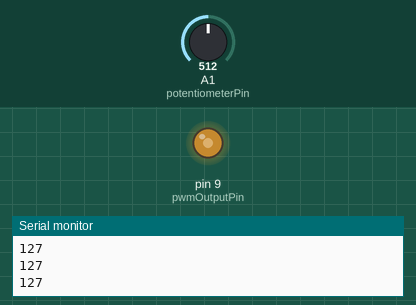
A sketch run on a simulated Arduino Uno, built with avr-gcc and run on an emulated ATmega328P. Shown: output pins drawn as LEDs (lit = HIGH), the last lines printed to the serial monitor. The inputs (shaded band) are chosen by the test bench; at power-on: A1 (potentiometerPin) = 512.

Above: at 1.2 s.
1.3 s: A1 (potentiometerPin) set to 716
At 2.1 s:
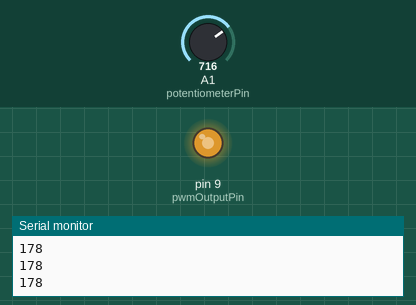
2.8 s: A1 (potentiometerPin) set to 900
At 3.4 s:
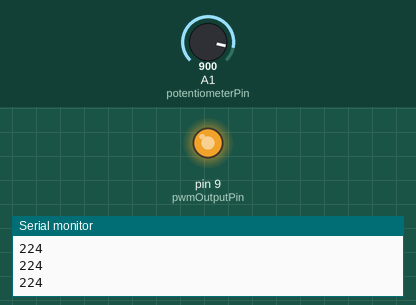
4.3 s: A1 (potentiometerPin) set to 122
At 5.5 s:
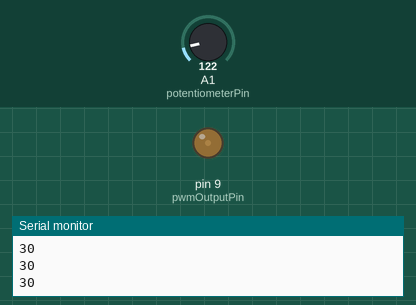
5.8 s: A1 (potentiometerPin) set to 0
At 6.8 s:
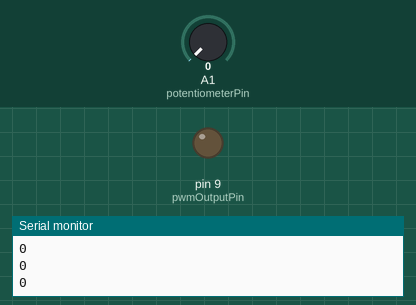
7.3 s: A1 (potentiometerPin) set to 511
At 7.9 s:
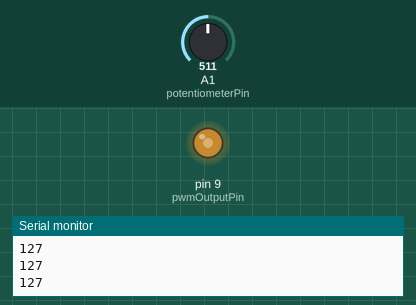
Timing chart, 0 to 9.8 s (numbered marks = the images above; inputs shaded):
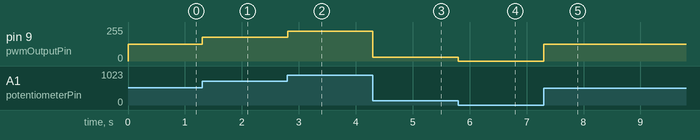

Measured:
- after the input at 1.3 s, pin 9 (pwmOutputPin): 127/255 → 178/255 at once
- after the input at 2.8 s, pin 9 (pwmOutputPin): 178/255 → 224/255 at once
- after the input at 4.3 s, pin 9 (pwmOutputPin): 224/255 → 30/255 at once
- after the input at 5.8 s, pin 9 (pwmOutputPin): 30/255 → 0/255 at once
- after the input at 7.3 s, pin 9 (pwmOutputPin): 0/255 → 127/255 at once

The sketch:

sketch_oct24a.ino
```cpp
const int potentiometerPin = A1;  // Connect the potentiometer to A0
const int pwmOutputPin = 9;       // Connect the PWM output to digital pin 9

void setup() {
  pinMode(pwmOutputPin, OUTPUT);
  Serial.begin(9600);
}

void loop() {
  // Read the value from the potentiometer (0-1023)
  int potValue = analogRead(potentiometerPin);

  // Map the potentiometer value to the PWM duty cycle range (0-255)
  int dutyCycle = map(potValue, 0, 1023, 0, 255);

  // Apply the duty cycle to the PWM output
  analogWrite(pwmOutputPin, dutyCycle);
  Serial.println(dutyCycle);
}
```
